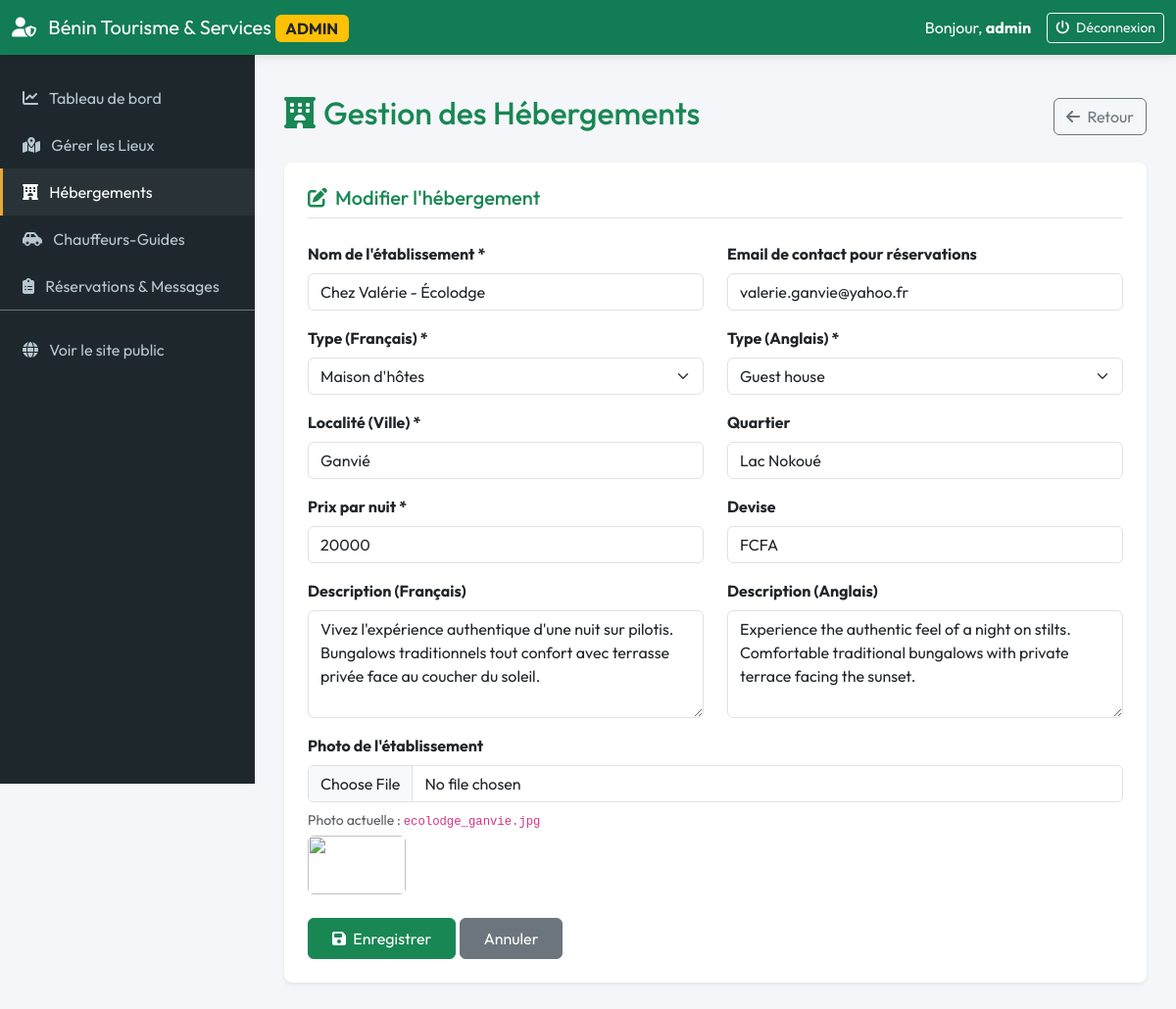
The app's page /admin/hebergements.php?action=edit&id=5 (signed in) with its own data.
### tables this page shows
CREATE TABLE hebergements (
  id INT AUTO_INCREMENT PRIMARY KEY,
  nom VARCHAR(150) NOT NULL,
  type_fr VARCHAR(50) NOT NULL,  
  type_en VARCHAR(50) NOT NULL,  
  localite VARCHAR(100) NOT NULL,
  quartier VARCHAR(100),
  prix_nuit INT NOT NULL,
  devise VARCHAR(10) DEFAULT 'FCFA',
  description_fr TEXT,
  description_en TEXT,
  photo VARCHAR(255),
  email_contact VARCHAR(150),
  date_creation TIMESTAMP DEFAULT CURRENT_TIMESTAMP,
  INDEX idx_hebergements_nom (nom)
);

### includes/fonctions.php (called while the page is built, shortened)
<?php
function e($text) {
    return htmlspecialchars($text ?? '', ENT_QUOTES, 'UTF-8');
}
function get_image_url($img_name, $category = 'Culture') {
    if (!empty($img_name)) {
        $lieux_path = 'assets/images/lieux/' . $img_name;
    }
    if (!empty($img_name)) {
        $old_path = 'assets/img/' . $img_name;
    }
    $placeholders = [
        'Culture'           => 'https://images.unsplash.com/photo-1599946347371-68eb71b16afc?auto=format&fit=crop&w=800&q=80',
        'Nature'            => 'https://images.unsplash.com/photo-1547471080-7cc2caa01a7e?auto=format&fit=crop&w=800&q=80',
        'Plage'             => 'https://images.unsplash.com/photo-1507525428034-b723cf961d3e?auto=format&fit=crop&w=800&q=80',
        'Spiritualité'      => 'https://images.unsplash.com/photo-1609137144813-7d722ef2049e?auto=format&fit=crop&w=800&q=80',
        'Hôtel'             => 'https://images.unsplash.com/photo-1566073771259-6a8506099945?auto=format&fit=crop&w=800&q=80',
        'Auberge'           => 'https://images.unsplash.com/photo-1520250497591-112f2f40a3f4?auto=format&fit=crop&w=800&q=80',
        "Maison d'hôtes"    => 'https://images.unsplash.com/photo-1540555700478-4be289fbecef?auto=format&fit=crop&w=800&q=80',
        'guide'             => 'https://images.unsplash.com/photo-1488646953014-85cb44e25828?auto=format&fit=crop&w=800&q=80',
    ];
    return $placeholders[$category] ?? $placeholders['Culture'];
}

### admin/hebergements.php (the view, shortened to what this page needs)
<?php
require_once 'header.php';
$action = isset($_GET['action']) ? $_GET['action'] : 'list';
$id = isset($_GET['id']) ? (int)$_GET['id'] : 0;
?>
<div class="d-flex justify-content-between align-items-center mb-4">
    <h1 class="h2 text-success"><i class="fa-solid fa-hotel me-2"></i>Gestion des Hébergements</h1>
    <?php if ($action === 'list'): ?>
        <a href="?action=add" class="btn btn-success"><i class="fa-solid fa-plus me-1"></i> Ajouter un Hébergement</a>
    <?php else: ?>
        <a href="?action=list" class="btn btn-outline-secondary"><i class="fa-solid fa-arrow-left me-1"></i> Retour</a>
    <?php endif; ?>
</div>
<?php if ($action === 'list'):
    $stmt = $pdo->query("SELECT * FROM hebergements ORDER BY nom ASC");
    $hotels = $stmt->fetchAll();
?>
    <div class="card border-0 shadow-sm rounded-3">
        <div class="card-body p-0">
            <div class="table-responsive">
                <table class="table table-hover align-middle mb-0">
                    <thead class="table-light">
                        <tr>
                            <th style="width: 80px;">Image</th>
                            <th>Nom / Type</th>
                            <th>Localité</th>
                            <th>Prix / Nuit</th>
                            <th>Email de contact</th>
                            <th style="width: 150px;" class="text-end">Actions</th>
                        </tr>
                    </thead>
                    <tbody>
                        <?php if (!empty($hotels)): ?>
                            <?php foreach ($hotels as $h): ?>
                                <tr>
                                    <td>
                                        <img src="<?= get_image_url($h['photo'], $h['type_fr']) ?>" class="rounded" style="width: 60px; height: 40px; object-fit: cover;">
                                    </td>
                                    <td>
                                        <div class="fw-bold"><?= e($h['nom']) ?></div>
                                        <small class="text-muted"><?= e($h['type_fr']) ?> (<?= e($h['type_en']) ?>)</small>
                                    </td>
                                    <td>
                                        <?= e($h['localite']) ?> <?= $h['quartier'] ? '<small class="text-muted">(' . e($h['quartier']) . ')</small>' : '' ?>
                                    </td>
                                    <td class="fw-bold text-success">
                                        <?= number_format($h['prix_nuit'], 0, ',', ' ') ?> <?= e($h['devise']) ?>
                                    </td>
                                    <td><?= e($h['email_contact']) ?></td>
                                    <td class="text-end">
                                        <a href="?action=edit&id=<?= $h['id'] ?>" class="btn btn-sm btn-outline-primary me-1">
                                            <i class="fa-solid fa-pencil"></i>
                                        </a>
                                        <a href="?action=delete&id=<?= $h['id'] ?>" class="btn btn-sm btn-outline-danger" onclick="return confirm('Supprimer cet hébergement ?')" >
                                            <i class="fa-solid fa-trash"></i>
                                        </a>
                                    </td>
                                </tr>
                            <?php endforeach; ?>
                        <?php else: ?>
                            <tr>
                                <td colspan="6" class="text-center py-4 text-muted">Aucun hébergement enregistré.</td>
                            </tr>
                        <?php endif; ?>
                    </tbody>
                </table>
            </div>
        </div>
    </div>
<?php elseif ($action === 'add' || $action === 'edit'):
    $h = [
        'nom' => '', 'type_fr' => 'Hôtel', 'type_en' => 'Hotel', 'localite' => '',
        'quartier' => '', 'prix_nuit' => '', 'devise' => 'FCFA',
        'description_fr' => '', 'description_en' => '', 'photo' => '', 'email_contact' => ''
    ];
    if ($action === 'edit' && $id > 0) {
        $stmt = $pdo->prepare("SELECT * FROM hebergements WHERE id = ?");
        $stmt->execute([$id]);
        $res = $stmt->fetch();
        if ($res) { $h = $res; }
    }
?>
    <div class="card border-0 shadow-sm rounded-3">
        <div class="card-body p-4">
            <h3 class="card-title h5 text-success mb-4 border-bottom pb-2">
                <i class="fa-solid fa-pen-to-square me-2"></i><?= $action === 'add' ? 'Créer un hébergement' : 'Modifier l\'hébergement' ?>
            </h3>
            <form method="POST" enctype="multipart/form-data">
                <div class="row">
                    <div class="col-md-6 mb-3">
                        <label class="form-label fw-bold">Nom de l'établissement *</label>
                        <input type="text" name="nom" class="form-control" value="<?= e($h['nom']) ?>" required>
                    </div>
                    <div class="col-md-6 mb-3">
                        <label class="form-label fw-bold">Email de contact pour réservations</label>
                        <input type="email" name="email_contact" class="form-control" value="<?= e($h['email_contact']) ?>">
                    </div>
                </div>
                <div class="row">
                    <div class="col-md-6 mb-3">
                        <label class="form-label fw-bold">Type (Français) *</label>
                        <select name="type_fr" class="form-select" required>
                            <option value="Maison d'hôtes" <?= $h['type_fr'] === "Maison d'hôtes" ? 'selected' : '' ?>>Maison d'hôtes</option>
                        </select>
                    </div>
                    <div class="col-md-6 mb-3">
                        <label class="form-label fw-bold">Type (Anglais) *</label>
                        <select name="type_en" class="form-select" required>
                            <option value="Guest house" <?= $h['type_en'] === 'Guest house' ? 'selected' : '' ?>>Guest house</option>
                        </select>
                    </div>
                </div>
                <div class="row">
                    <div class="col-md-6 mb-3">
                        <label class="form-label fw-bold">Localité (Ville) *</label>
                        <input type="text" name="localite" class="form-control" value="<?= e($h['localite']) ?>" placeholder="Ex: Cotonou" required>
                    </div>
                    <div class="col-md-6 mb-3">
                        <label class="form-label fw-bold">Quartier</label>
                        <input type="text" name="quartier" class="form-control" value="<?= e($h['quartier']) ?>" placeholder="Ex: Haie Vive">
                    </div>
                </div>
                <div class="row">
                    <div class="col-md-6 mb-3">
                        <label class="form-label fw-bold">Prix par nuit *</label>
                        <input type="number" name="prix_nuit" class="form-control" value="<?= e($h['prix_nuit']) ?>" required>
                    </div>
                    <div class="col-md-6 mb-3">
                        <label class="form-label fw-bold">Devise</label>
                        <input type="text" name="devise" class="form-control" value="<?= e($h['devise']) ?>">
                    </div>
                </div>
                <div class="row">
                    <div class="col-md-6 mb-3">
                        <label class="form-label fw-bold">Description (Français)</label>
                        <textarea name="description_fr" class="form-control" rows="4"><?= e($h['description_fr']) ?></textarea>
                    </div>
                    <div class="col-md-6 mb-3">
                        <label class="form-label fw-bold">Description (Anglais)</label>
                        <textarea name="description_en" class="form-control" rows="4"><?= e($h['description_en']) ?></textarea>
                    </div>
                </div>
                <div class="mb-4">
                    <label class="form-label fw-bold">Photo de l'établissement</label>
                    <input type="file" name="photo" class="form-control">
                    <?php if (!empty($h['photo'])): ?>
                        <div class="mt-2 small text-muted">
                            Photo actuelle : <code><?= e($h['photo']) ?></code><br>
                            <img src="<?= get_image_url($h['photo'], $h['type_fr']) ?>" class="rounded mt-1" style="width: 100px; height: 60px; object-fit: cover;">
                        </div>
                    <?php endif; ?>
                </div>
                <div>
                    <button type="submit" class="btn btn-success px-4 py-2"><i class="fa-solid fa-save me-1"></i> Enregistrer</button>
                    <a href="?action=list" class="btn btn-secondary px-4 py-2">Annuler</a>
                </div>
            </form>
        </div>
    </div>
<?php endif; ?>
<?php require_once 'footer.php'; ?>

### admin/header.php (style rules this page uses)
:root { --admin-primary: #127C54; --admin-dark: #0B3B2C; --admin-accent: #E5A93B; --sidebar-width: 260px; }
body { font-family: 'Outfit', sans-serif; background-color: #f4f6f9; }

### records on screen
hebergements: nom "Chez Valérie - Écolodge", email_contact "valerie.ganvie@yahoo.fr", type_fr "Maison d'hôtes", type_en "Guest house", localite "Ganvié", quartier "Lac Nokoué", prix_nuit "20000", devise "FCFA", description_fr "Vivez l'expérience authentique d'une nuit sur pilotis. Bungalows traditionnels tout confort avec terrasse privée face au coucher du soleil.", description_en "Experience the authentic feel of a night on stilts. Comfortable traditional bungalows with private terrace facing the sunset.", photo "ecolodge_ganvie.jpg"

### other values on screen
$_SESSION['admin_username'] "admin"
